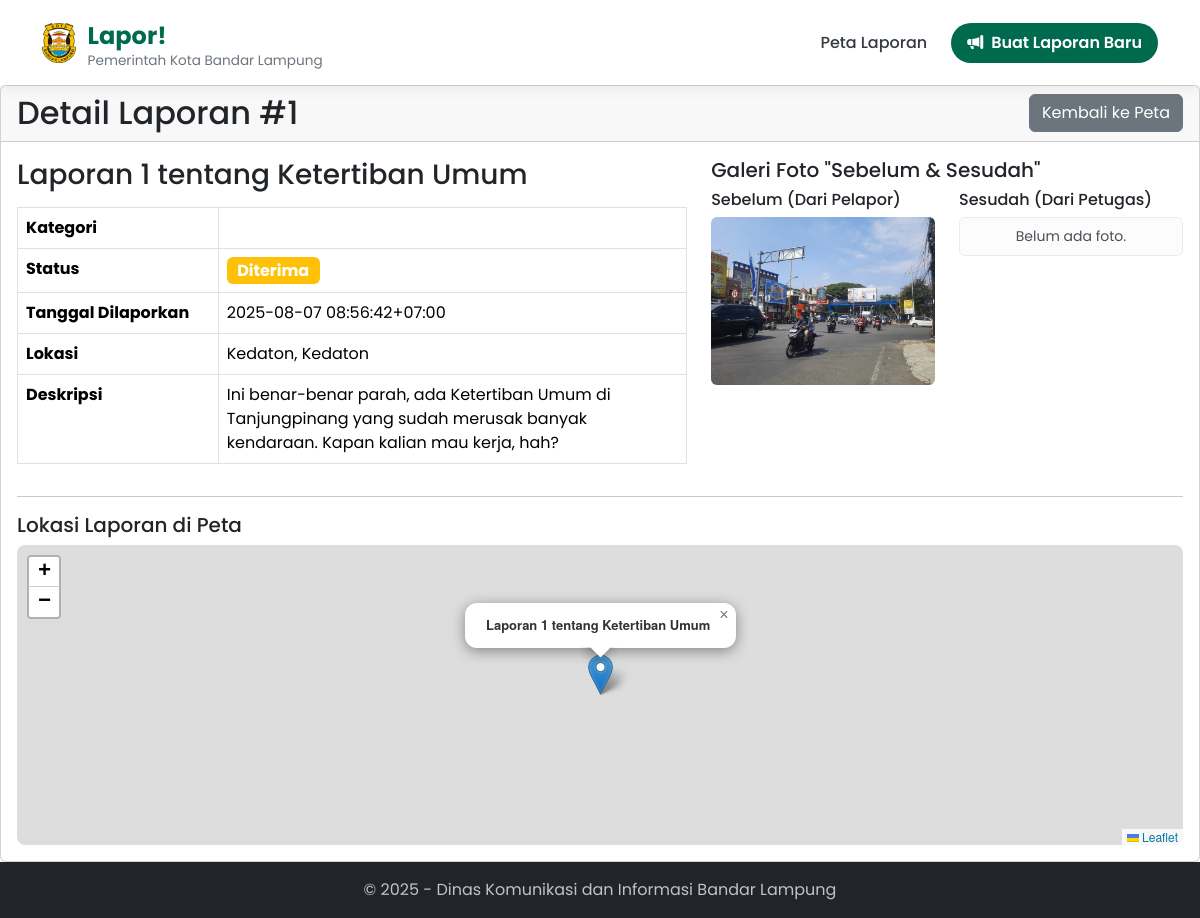
/laporan/1, run on the app's committed database.
### tables this page shows
CREATE TABLE laporan (
    id INTEGER PRIMARY KEY AUTOINCREMENT,
    nomor_laporan TEXT NOT NULL UNIQUE,
    nama_pelapor TEXT NOT NULL,
    no_whatsapp TEXT,
    judul TEXT NOT NULL,
    deskripsi TEXT NOT NULL,
    -- PERUBAHAN UTAMA: Menggunakan Foreign Key ke tabel kategori
    kategori_id INTEGER NOT NULL,
    kecamatan TEXT,
    kelurahan TEXT,
    foto TEXT,
    foto_selesai TEXT,
    dinas_penugas TEXT,
    pengumuman_publik TEXT,
    latitude REAL NOT NULL,
    longitude REAL NOT NULL,
    status TEXT NOT NULL DEFAULT 'Diterima',
    support_count INTEGER DEFAULT 0,
    timestamp DATETIME DEFAULT CURRENT_TIMESTAMP,
    -- Mendefinisikan hubungan antar tabel
    FOREIGN KEY (kategori_id) REFERENCES kategori (id)
);

### app.py (the view)
@app.route('/laporan/<int:laporan_id>')
def detail_laporan(laporan_id):
    conn = get_db_connection()
    query = """
        SELECT l.*, k.nama_kategori
        FROM laporan l JOIN kategori k ON l.kategori_id = k.id
        WHERE l.id = ?
    """
    laporan = conn.execute(query, (laporan_id,)).fetchone()
    conn.close()
    if laporan is None:
        return "Laporan tidak ditemukan", 404
    return render_template('detail_laporan.html', laporan=laporan)

### app.py (called while the page is built)
def get_db_connection():
    conn = sqlite3.connect(DATABASE, detect_types=sqlite3.PARSE_DECLTYPES | sqlite3.PARSE_COLNAMES)
    conn.row_factory = sqlite3.Row
    return conn

### templates/detail_laporan.html (shortened to what this page needs)
{% extends "layout.html" %}
{% block content %}
<div class="card">
    <div class="card-header d-flex justify-content-between align-items-center">
        <h2 class="mb-0">Detail Laporan #{{ laporan.id }}</h2>
        <a href="{{ url_for('index') }}" class="btn btn-secondary">Kembali ke Peta</a>
    </div>
    <div class="card-body">
        <div class="row">
            <div class="col-md-7">
                <h3>{{ laporan.judul }}</h3>
                <table class="table table-bordered mt-3">
                    <tbody>
                        <tr>
                            <th style="width: 30%;">Kategori</th>
                            <td>{{ laporan.kategori }}</td>
                        </tr>
                        <tr>
                            <th>Status</th>
                            <td>
                                <span class="badge fs-6
                                {% if laporan.status == 'Diterima' %} bg-warning
                                {% elif laporan.status == 'Diproses' %} bg-info
                                {% else %} bg-success {% endif %}
                                ">{{ laporan.status }}</span>
                            </td>
                        </tr>
                        <tr>
                            <th>Tanggal Dilaporkan</th>
                            <td>{{ laporan.timestamp }}</td>
                        </tr>
                        <tr>
                            <th>Lokasi</th>
                            <td>{{ laporan.kelurahan }}, {{ laporan.kecamatan }}</td>
                        </tr>
                        <tr>
                            <th>Deskripsi</th>
                            <td>{{ laporan.deskripsi }}</td>
                        </tr>
                    </tbody>
                </table>
            </div>
            <div class="col-md-5">
                <h5>Galeri Foto "Sebelum & Sesudah"</h5>
                <div class="row">
                    <div class="col-6">
                        <h6>Sebelum (Dari Pelapor)</h6>
                        {% if laporan.foto %}
                            <img src="{{ url_for('static', filename='uploads/' + laporan.foto) }}" class="img-fluid rounded" alt="Foto Laporan">
                        {% else %}
                            <div class="alert alert-light text-center small p-2">Tidak ada foto.</div>
                        {% endif %}
                    </div>
                    <div class="col-6">
                        <h6>Sesudah (Dari Petugas)</h6>
                        {% if laporan.foto_selesai %}
                            <img src="{{ url_for('static', filename='uploads/' + laporan.foto_selesai) }}" class="img-fluid rounded" alt="Foto Selesai">
                        {% else %}
                            <div class="alert alert-light text-center small p-2">Belum ada foto.</div>
                        {% endif %}
                    </div>
                </div>
            </div>
        </div>
        <hr>
        <h5>Lokasi Laporan di Peta</h5>
        <div id="detail-map" style="height: 300px; border-radius: 8px;"></div>
    </div>
</div>
{% endblock %}

### templates/layout.html (style rules this page uses)
:root { --primary-color: #006a4e; --secondary-color: #4a90e2; --light-bg: #fdfdff; --dark-text: #343a40; --light-text: #ffffff; --font-family-main: "Poppins", sans-serif; }
body { font-family: var(--font-family-main); display: flex; flex-direction: column; min-height: 100vh; width: 100%; margin: 0 !important; padding: 0 !important; gap: 0 !important; }

### data on the page
laporan: id "1", judul "Laporan 1 tentang Ketertiban Umum", status "Diterima", timestamp "2025-08-07 08:56:42+07:00", kelurahan "Kedaton", kecamatan "Kedaton", deskripsi "Ini benar-benar parah, ada Ketertiban Umum di Tanjungpinang yang sudah merusak banyak kendaraan. Kapan kalian mau kerja, hah?", foto (picture)
